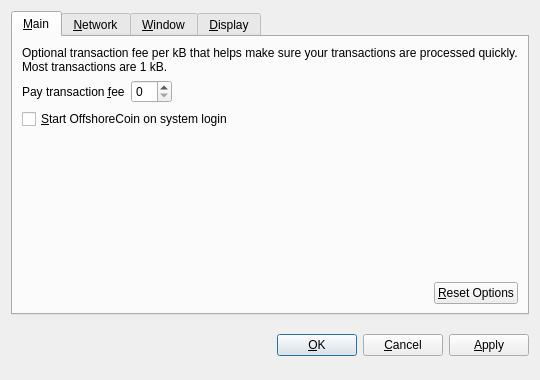
<?xml version="1.0" encoding="UTF-8"?>
<ui version="4.0">
 <class>OptionsDialog</class>
 <widget class="QDialog" name="OptionsDialog">
  <property name="geometry">
   <rect>
    <x>0</x>
    <y>0</y>
    <width>540</width>
    <height>380</height>
   </rect>
  </property>
  <property name="windowTitle">
   <string>Options</string>
  </property>
  <property name="modal">
   <bool>true</bool>
  </property>
  <layout class="QVBoxLayout" name="verticalLayout">
   <item>
    <widget class="QTabWidget" name="tabWidget">
     <property name="tabPosition">
      <enum>QTabWidget::North</enum>
     </property>
     <property name="currentIndex">
      <number>0</number>
     </property>
     <widget class="QWidget" name="tabMain">
      <attribute name="title">
       <string>&amp;Main</string>
      </attribute>
      <layout class="QVBoxLayout" name="verticalLayout_Main">
       <item>
        <widget class="QLabel" name="transactionFeeInfoLabel">
         <property name="text">
          <string>Optional transaction fee per kB that helps make sure your transactions are processed quickly. Most transactions are 1 kB.</string>
         </property>
         <property name="textFormat">
          <enum>Qt::PlainText</enum>
         </property>
         <property name="wordWrap">
          <bool>true</bool>
         </property>
        </widget>
       </item>
       <item>
        <layout class="QHBoxLayout" name="horizontalLayout_1_Main">
         <item>
          <widget class="QLabel" name="transactionFeeLabel">
           <property name="text">
            <string>Pay transaction &amp;fee</string>
           </property>
           <property name="textFormat">
            <enum>Qt::PlainText</enum>
           </property>
           <property name="buddy">
            <cstring>transactionFee</cstring>
           </property>
          </widget>
         </item>
         <item>
          <widget class="BitcoinAmountField" name="transactionFee"/>
         </item>
         <item>
          <spacer name="horizontalSpacer_1_Main">
           <property name="orientation">
            <enum>Qt::Horizontal</enum>
           </property>
           <property name="sizeHint" stdset="0">
            <size>
             <width>40</width>
             <height>20</height>
            </size>
           </property>
          </spacer>
         </item>
        </layout>
       </item>
       <item>
        <widget class="QCheckBox" name="bitcoinAtStartup">
         <property name="toolTip">
          <string>Automatically start OffshoreCoin after logging in to the system.</string>
         </property>
         <property name="text">
          <string>&amp;Start OffshoreCoin on system login</string>
         </property>
        </widget>
       </item>
       <item>
        <spacer name="verticalSpacer_Main">
         <property name="orientation">
          <enum>Qt::Vertical</enum>
         </property>
         <property name="sizeHint" stdset="0">
          <size>
           <width>20</width>
           <height>40</height>
          </size>
         </property>
        </spacer>
       </item>
       <item>
        <layout class="QHBoxLayout" name="horizontalLayout_2_Main">
         <item>
          <spacer name="horizontalSpacer_2_Main">
           <property name="orientation">
            <enum>Qt::Horizontal</enum>
           </property>
           <property name="sizeHint" stdset="0">
            <size>
             <width>40</width>
             <height>20</height>
            </size>
           </property>
          </spacer>
         </item>
         <item>
          <widget class="QPushButton" name="resetButton">
           <property name="toolTip">
            <string>Reset all client options to default.</string>
           </property>
           <property name="text">
            <string>&amp;Reset Options</string>
           </property>
           <property name="autoDefault">
            <bool>false</bool>
           </property>
          </widget>
         </item>
        </layout>
       </item>
      </layout>
     </widget>
     <widget class="QWidget" name="tabNetwork">
      <attribute name="title">
       <string>&amp;Network</string>
      </attribute>
      <layout class="QVBoxLayout" name="verticalLayout_Network">
       <item>
        <widget class="QCheckBox" name="mapPortUpnp">
         <property name="toolTip">
          <string>Automatically open the OffshoreCoin client port on the router. This only works when your router supports UPnP and it is enabled.</string>
         </property>
         <property name="text">
          <string>Map port using &amp;UPnP</string>
         </property>
        </widget>
       </item>
       <item>
        <widget class="QCheckBox" name="connectSocks">
         <property name="toolTip">
          <string>Connect to the OffshoreCoin network through a SOCKS proxy (e.g. when connecting through Tor).</string>
         </property>
         <property name="text">
          <string>&amp;Connect through SOCKS proxy:</string>
         </property>
        </widget>
       </item>
       <item>
        <layout class="QHBoxLayout" name="horizontalLayout_Network">
         <item>
          <widget class="QLabel" name="proxyIpLabel">
           <property name="text">
            <string>Proxy &amp;IP:</string>
           </property>
           <property name="textFormat">
            <enum>Qt::PlainText</enum>
           </property>
           <property name="buddy">
            <cstring>proxyIp</cstring>
           </property>
          </widget>
         </item>
         <item>
          <widget class="QValidatedLineEdit" name="proxyIp">
           <property name="maximumSize">
            <size>
             <width>140</width>
             <height>16777215</height>
            </size>
           </property>
           <property name="toolTip">
            <string>IP address of the proxy (e.g. 127.0.0.1)</string>
           </property>
          </widget>
         </item>
         <item>
          <widget class="QLabel" name="proxyPortLabel">
           <property name="text">
            <string>&amp;Port:</string>
           </property>
           <property name="textFormat">
            <enum>Qt::PlainText</enum>
           </property>
           <property name="buddy">
            <cstring>proxyPort</cstring>
           </property>
          </widget>
         </item>
         <item>
          <widget class="QLineEdit" name="proxyPort">
           <property name="maximumSize">
            <size>
             <width>55</width>
             <height>16777215</height>
            </size>
           </property>
           <property name="toolTip">
            <string>Port of the proxy (e.g. 9050)</string>
           </property>
          </widget>
         </item>
         <item>
          <widget class="QLabel" name="socksVersionLabel">
           <property name="text">
            <string>SOCKS &amp;Version:</string>
           </property>
           <property name="textFormat">
            <enum>Qt::PlainText</enum>
           </property>
           <property name="buddy">
            <cstring>socksVersion</cstring>
           </property>
          </widget>
         </item>
         <item>
          <widget class="QValueComboBox" name="socksVersion">
           <property name="toolTip">
            <string>SOCKS version of the proxy (e.g. 5)</string>
           </property>
          </widget>
         </item>
         <item>
          <spacer name="horizontalSpacer_Network">
           <property name="orientation">
            <enum>Qt::Horizontal</enum>
           </property>
           <property name="sizeHint" stdset="0">
            <size>
             <width>40</width>
             <height>20</height>
            </size>
           </property>
          </spacer>
         </item>
        </layout>
       </item>
       <item>
        <spacer name="verticalSpacer_Network">
         <property name="orientation">
          <enum>Qt::Vertical</enum>
         </property>
         <property name="sizeHint" stdset="0">
          <size>
           <width>20</width>
           <height>40</height>
          </size>
         </property>
        </spacer>
       </item>
      </layout>
     </widget>
     <widget class="QWidget" name="tabWindow">
      <attribute name="title">
       <string>&amp;Window</string>
      </attribute>
      <layout class="QVBoxLayout" name="verticalLayout_Window">
       <item>
        <widget class="QCheckBox" name="minimizeToTray">
         <property name="toolTip">
          <string>Show only a tray icon after minimizing the window.</string>
         </property>
         <property name="text">
          <string>&amp;Minimize to the tray instead of the taskbar</string>
         </property>
        </widget>
       </item>
       <item>
        <widget class="QCheckBox" name="minimizeOnClose">
         <property name="toolTip">
          <string>Minimize instead of exit the application when the window is closed. When this option is enabled, the application will be closed only after selecting Quit in the menu.</string>
         </property>
         <property name="text">
          <string>M&amp;inimize on close</string>
         </property>
        </widget>
       </item>
       <item>
        <spacer name="verticalSpacer_Window">
         <property name="orientation">
          <enum>Qt::Vertical</enum>
         </property>
         <property name="sizeHint" stdset="0">
          <size>
           <width>20</width>
           <height>40</height>
          </size>
         </property>
        </spacer>
       </item>
      </layout>
     </widget>
     <widget class="QWidget" name="tabDisplay">
      <attribute name="title">
       <string>&amp;Display</string>
      </attribute>
      <layout class="QVBoxLayout" name="verticalLayout_Display">
       <item>
        <layout class="QHBoxLayout" name="horizontalLayout_1_Display">
         <item>
          <widget class="QLabel" name="langLabel">
           <property name="text">
            <string>User Interface &amp;language:</string>
           </property>
           <property name="textFormat">
            <enum>Qt::PlainText</enum>
           </property>
           <property name="buddy">
            <cstring>lang</cstring>
           </property>
          </widget>
         </item>
         <item>
          <widget class="QValueComboBox" name="lang">
           <property name="toolTip">
            <string>The user interface language can be set here. This setting will take effect after restarting OffshoreCoin.</string>
           </property>
          </widget>
         </item>
        </layout>
       </item>
       <item>
        <layout class="QHBoxLayout" name="horizontalLayout_2_Display">
         <item>
          <widget class="QLabel" name="unitLabel">
           <property name="text">
            <string>&amp;Unit to show amounts in:</string>
           </property>
           <property name="textFormat">
            <enum>Qt::PlainText</enum>
           </property>
           <property name="buddy">
            <cstring>unit</cstring>
           </property>
          </widget>
         </item>
         <item>
          <widget class="QValueComboBox" name="unit">
           <property name="toolTip">
            <string>Choose the default subdivision unit to show in the interface and when sending coins.</string>
           </property>
          </widget>
         </item>
        </layout>
       </item>
       <item>
        <widget class="QCheckBox" name="displayAddresses">
         <property name="toolTip">
          <string>Whether to show OffshoreCoin addresses in the transaction list or not.</string>
         </property>
         <property name="text">
          <string>&amp;Display addresses in transaction list</string>
         </property>
        </widget>
       </item>
       <item>
        <spacer name="verticalSpacer_Display">
         <property name="orientation">
          <enum>Qt::Vertical</enum>
         </property>
         <property name="sizeHint" stdset="0">
          <size>
           <width>20</width>
           <height>40</height>
          </size>
         </property>
        </spacer>
       </item>
      </layout>
     </widget>
    </widget>
   </item>
   <item>
    <layout class="QHBoxLayout" name="horizontalLayout_Buttons">
     <item>
      <spacer name="horizontalSpacer_1">
       <property name="orientation">
        <enum>Qt::Horizontal</enum>
       </property>
       <property name="sizeHint" stdset="0">
        <size>
         <width>40</width>
         <height>48</height>
        </size>
       </property>
      </spacer>
     </item>
     <item>
      <widget class="QLabel" name="statusLabel">
       <property name="font">
        <font>
         <weight>75</weight>
         <bold>true</bold>
        </font>
       </property>
       <property name="text">
        <string/>
       </property>
       <property name="textFormat">
        <enum>Qt::PlainText</enum>
       </property>
       <property name="wordWrap">
        <bool>true</bool>
       </property>
      </widget>
     </item>
     <item>
      <spacer name="horizontalSpacer_2">
       <property name="orientation">
        <enum>Qt::Horizontal</enum>
       </property>
       <property name="sizeHint" stdset="0">
        <size>
         <width>40</width>
         <height>48</height>
        </size>
       </property>
      </spacer>
     </item>
     <item>
      <widget class="QPushButton" name="okButton">
       <property name="text">
        <string>&amp;OK</string>
       </property>
      </widget>
     </item>
     <item>
      <widget class="QPushButton" name="cancelButton">
       <property name="text">
        <string>&amp;Cancel</string>
       </property>
       <property name="autoDefault">
        <bool>false</bool>
       </property>
      </widget>
     </item>
     <item>
      <widget class="QPushButton" name="applyButton">
       <property name="text">
        <string>&amp;Apply</string>
       </property>
       <property name="autoDefault">
        <bool>false</bool>
       </property>
      </widget>
     </item>
    </layout>
   </item>
  </layout>
 </widget>
 <customwidgets>
  <customwidget>
   <class>BitcoinAmountField</class>
   <extends>QSpinBox</extends>
   <header>bitcoinamountfield.h</header>
  </customwidget>
  <customwidget>
   <class>QValueComboBox</class>
   <extends>QComboBox</extends>
   <header>qvaluecombobox.h</header>
  </customwidget>
  <customwidget>
   <class>QValidatedLineEdit</class>
   <extends>QLineEdit</extends>
   <header>qvalidatedlineedit.h</header>
  </customwidget>
 </customwidgets>
 <resources/>
 <connections/>
</ui>
